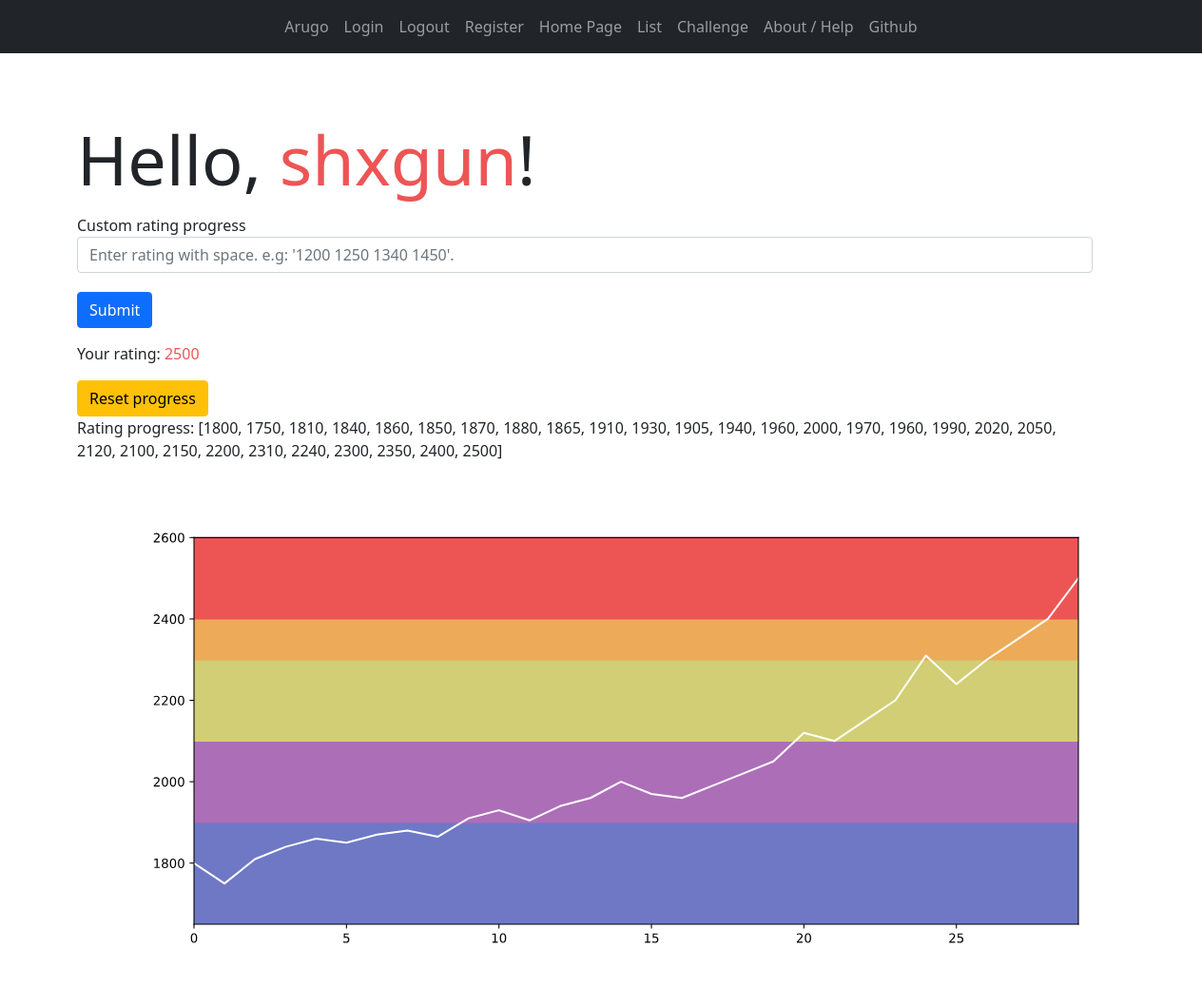
The page / (signed in) on the database its author committed.
### base/models.py (models this page shows, shortened)
class Profile(models.Model):
    user = models.ForeignKey(User, on_delete=models.CASCADE)
    handle = models.CharField(max_length=40)
    registration_date = models.DateField(auto_now_add=True)
    rating_progress = models.CharField(max_length=200, default="[]")
    virtual_rating = models.IntegerField(default=1400)
    in_progress = models.BooleanField(default=False)
    current_problem = models.CharField(max_length=20, default="Unselected")
    deadline = models.DateTimeField(auto_now_add=True)

### base/views.py (the view)
# urls.py: path("", views.index, name="home-page"),
def index(request):
    context = {}
    context["user"] = None
    context["graph"] = None
    if request.user.is_authenticated:
        profile = Profile.objects.get(user=request.user)
        if request.method == "POST":
            update_progress(profile, request.POST.get("progress"))
        context["user"] = profile
        context["graph"] = make_graph(eval(profile.rating_progress))
        context["xcolor"] = color_rating_2(profile.virtual_rating)
    return render(request, "home.html", context)

### base/util.py (called while the page is built)
def color_rating_2(rating):
    cp = [0, 1200, 1400, 1600, 1900, 2100, 2300, 2400, 2600, 3000, 4000]
    cl = [
        "#858585",
        "#7bc76d",
        "#6fc7c1",
        "#6e78c4",
        "#ad6eb8",
        "#d1ce75",
        "#edab5a",
        "#ed5555",
        "#f50505",
        "#960000",
    ]
    for i in range(10):
        if rating < cp[i + 1]:
            return cl[i]

def make_graph(y):
    fig = plt.figure()
    fig.set_size_inches(12.5, 5.5)
    x = range(len(y))
    max_y = max(y)
    max_y = max_y + 100 - max_y % 100
    min_y = min(y)
    min_y = min_y - 50 - min_y % 100
    plt.ylim(min_y, max_y)
    plt.xlim(0, len(y) - 1)
    cp = [0, 1200, 1400, 1600, 1900, 2100, 2300, 2400, 2600, 3000, 4000]
    cl = [
        "#858585",
        "#7bc76d",
        "#6fc7c1",
        "#6e78c4",
        "#ad6eb8",
        "#d1ce75",
        "#edab5a",
        "#ed5555",
        "#f50505",
        "#960000",
    ]
    for i in range(10):
        plt.axhspan(cp[i], cp[i + 1], color=cl[i])
    plt.plot(x, y, color="#ffffff")
    imgdata = StringIO()
    fig.savefig(imgdata, format="svg")
    data = imgdata.getvalue()
    return data

### templates/home.html (shortened to what this page needs)
{% extends 'main.html' %}
{% block content %}
<div class="container">
    {% if not user %}
    <div class="container">
        <h1 class="display-1">
            Welcome to arugo
        </h1>
    </div>
    <div class="container">
        <p class="h4">What is this site?</p>
        <p>This site helps users that want to do practice and can keep track of their progress through a virtual rating
            system. You can assign yourself with an initial rating, do practice based on random suggested problems and
            earn a virtual rating through it. This site is inspired by my past training days, which I always wanted to
            have something like this to aid my training. <a class="link-secondary" href="{% url 'help' %}"
                target="_blank">Read more...</a></p>
    </div>
    <div class="container">
        <p class="h4">Already have an account?</p>
        <p>Login <a class="link-secondary" href="{% url 'help' %}" target="_blank">
                here</a>.</p>
    </div>
    <div class="container">
        <p class="h4">New to this site?</p>
        <p>Register with your Codeforces handle <a class="link-secondary" href="{% url 'register' %}" target="_blank">
                here</a>.</p>
    </div>
    {% else %}
    <div class="container">
        <h1 class="display-2">Hello, <span style="color:{{xcolor}}">{{user.handle}}</span>!</h1>
    </div>
    <div class="container">
        <form method="POST">
            <div class="form-group">
                <label for="progress">Custom rating progress</label>
                <input type="progress" class="form-control" id="progress" name="progress"
                    placeholder="Enter rating with space. e.g: '1200 1250 1340 1450'.">
            </div>
            <button type="submit" class="btn btn-primary">Submit</button>
        </form>
    </div>
    <div class="container">
        <p> Your rating: <span style="color:{{xcolor}}">{{user.virtual_rating}}</span></p>
        <a class="btn btn-warning" href="{% url 'reset-progress' %}">Reset progress</a>
        <br>
        <p>Rating progress: {{user.rating_progress}} </p>
    </div>
    <p> {{graph|safe}} </p>
    {% endif %}
</div>
{% endblock content %}

### static/css/style.css (style rules this page uses)
body { padding-bottom: 20px; }
.container { margin: 15px; }
.form-group { margin-bottom: 20px; }

### rows shown on the page
Profile: handle "shxgun", virtual_rating "2500", rating_progress "[1800, 1750, 1810, 1840, 1860, 1850, 1870, 1880, 1865, 1910, 1930, 1905, 1940, 1960, 2000, 1970, 1960, 1990, 2020, 2050, 2120, 2100, 2150, 2200, 2310, 2240, 2300, 2350, 2400, 2500]"
